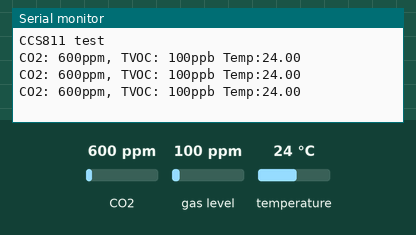
Simulated run of this sketch. Board: Arduino Uno, built with avr-gcc and run on an emulated ATmega328P. On the bench: the last lines printed to the serial monitor. Inputs (shaded band) come from the test bench; at power-on: CO2 600 ppm, gas level 100 ppm, temperature 24 °C.

Above: at 1.2 s.
1.3 s: CO2 set to 452 ppm
At 1.9 s:
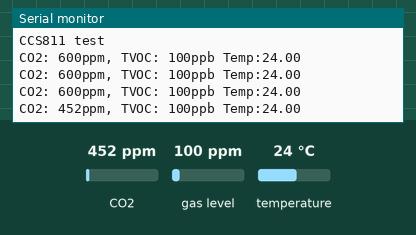
2.8 s: gas level set to 20 ppm
At 3.4 s:
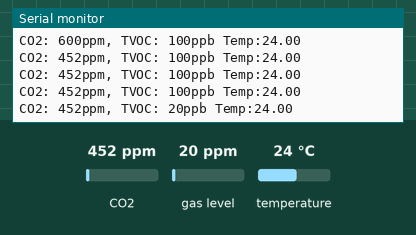
4.3 s: temperature set to 12 °C
At 4.9 s:
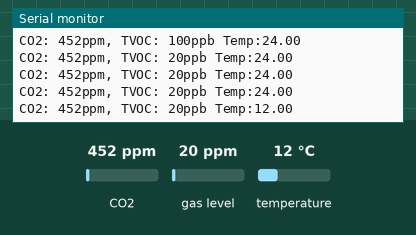

Measured:
- after the input at 1.3 s, the serial monitor: prints a new line after 0.21 s (image 1)
- after the input at 2.8 s, the serial monitor: prints a new line after 0.21 s (image 2)
- after the input at 4.3 s, the serial monitor: prints a new line after 0.22 s (image 3)

The sketch:

CCS811_exempl.ino
```cpp
#include "Adafruit_CCS811.h"

bool stat = false;

Adafruit_CCS811 ccs;

void setup() {
  Serial.begin(115200);
  Serial.println("CCS811 test");

  if(!ccs.begin()){
    Serial.println("Failed to start sensor! Please check your wiring.");
    while(1);
  }
  //calibrate temperature sensor
  while(!ccs.available());
  float temp = ccs.calculateTemperature();
  ccs.setTempOffset(temp - 25.0);
}

void loop() {
  if(ccs.available()){
    send_ccs811();
  }
  delay(500);
}
int send_ccs811(){
  float temp = ccs.calculateTemperature();
  if(!ccs.readData()){
    Serial.print("CO2: ");
    Serial.print(ccs.geteCO2());
    Serial.print("ppm, TVOC: ");
    Serial.print(ccs.getTVOC());
    Serial.print("ppb Temp:");
    Serial.println(temp);
  }
  return ccs.getTVOC();
}
```
